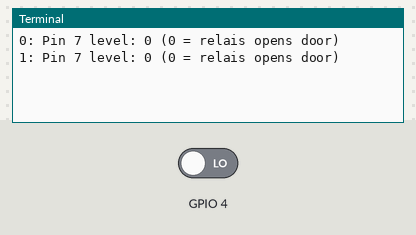
This program was run on a simulated Raspberry Pi (BCM pin numbers). Parts: the last lines printed to the terminal. Inputs (shaded band) come from the test bench; at power-on: GPIO 4 LOW.

Above: at 1.2 s.
1.3 s: GPIO 4 driven HIGH
At 2.6 s:
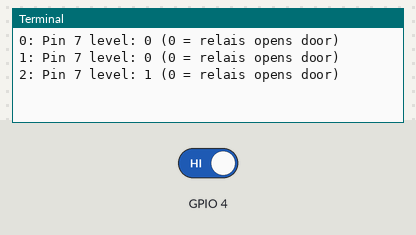
2.8 s: GPIO 4 driven LOW
At 3.8 s:
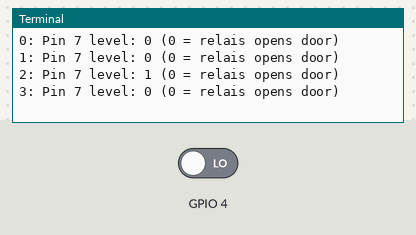
Timing chart, 0 to 5.8 s (numbered marks = the images above; inputs shaded):
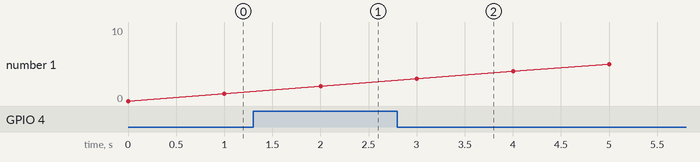

The program:

check-frontdoor-opening.py
```python
# (licence header left out)
import RPi.GPIO as GPIO, time, os, signal, sys

GPIO.setmode(GPIO.BCM)
GPIO.setup(4, GPIO.IN) # Gpio 4, Pin 7

def signal_handler(signal, frame):
  # clean-up code goes here
  print("Exit program.")
  sys.exit(0)

i=0
# Ctrl-C and SIGTERM handler
signal.signal(signal.SIGINT, signal_handler)
signal.signal(signal.SIGTERM, signal_handler)

while True:
  print("%d: Pin 7 level: %d (0 = relais opens door)" % (i, GPIO.input(4)))
  time.sleep(1)
  i += 1
```

Measured:
- after the input at 1.3 s, the terminal: prints a new line after 0.70 s (image 1)
- after the input at 2.8 s, the terminal: prints a new line after 0.20 s (image 2)
